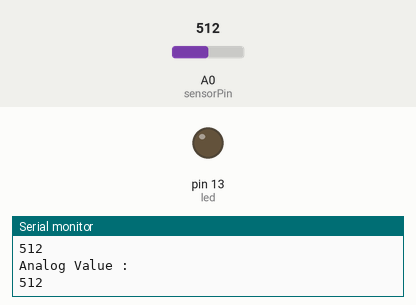
The sketch below on a simulated Arduino Uno, built with avr-gcc and run on an emulated ATmega328P. On the bench: output pins drawn as LEDs (lit = HIGH), the last lines printed to the serial monitor. The inputs (shaded band) are chosen by the test bench; at power-on: A0 (sensorPin) = 512.

Above: at 1.8 s.
1.9 s: A0 (sensorPin) set to 55
3.4 s: A0 (sensorPin) set to 45
At 4.4 s:
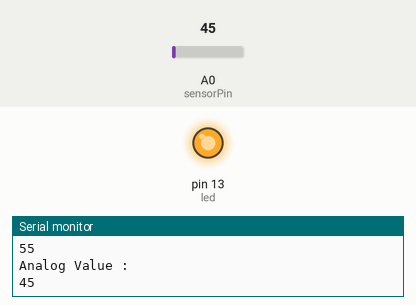
5.5 s: A0 (sensorPin) set to 122
At 7.2 s:
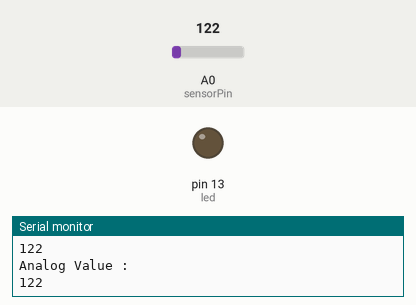
7.5 s: A0 (sensorPin) set to 40
At 8.7 s:
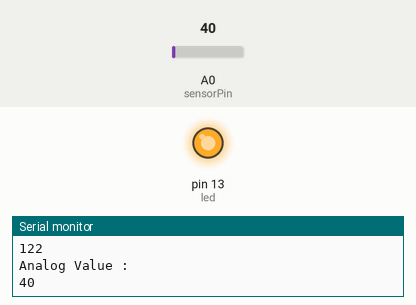
Timing chart, 0 to 10.5 s (numbered marks = the images above; inputs shaded):
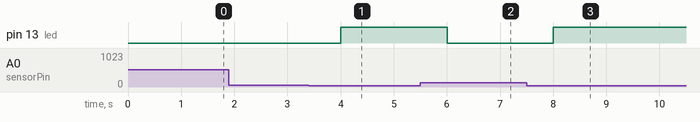

Measured:
- the behaviour switches between 50 and 49 on A0 (sensorPin) (found by bisection; images 0 and 1)
- after the input at 3.4 s, pin 13 (led): LOW → HIGH after 0.60 s
- after the input at 5.5 s, pin 13 (led): HIGH → LOW after 0.50 s
- after the input at 7.5 s, pin 13 (led): LOW → HIGH after 0.50 s

The sketch:

4th_MOISTURE.ino
```cpp
#define sensorPin A0
#define limit 50
#define led 13

void setup()
{
Serial.begin(9600);
pinMode(led, OUTPUT);
}
void loop()
{
int sensorvalue=analogRead(sensorPin);
Serial.println("Analog Value : ");
Serial.println(sensorvalue);
if (sensorvalue < limit)
 {
    digitalWrite(led, HIGH);
 }
else
{
   digitalWrite(led, LOW);
 }
delay(1000);
}
//connection
//ard ao to ao of moisture sensor
//ard gnd to gnd moisture sensor
//ard 5v pin to vcc of moisture sensor
//ard d13 to long leg led
//ard gnd to short leg
```
